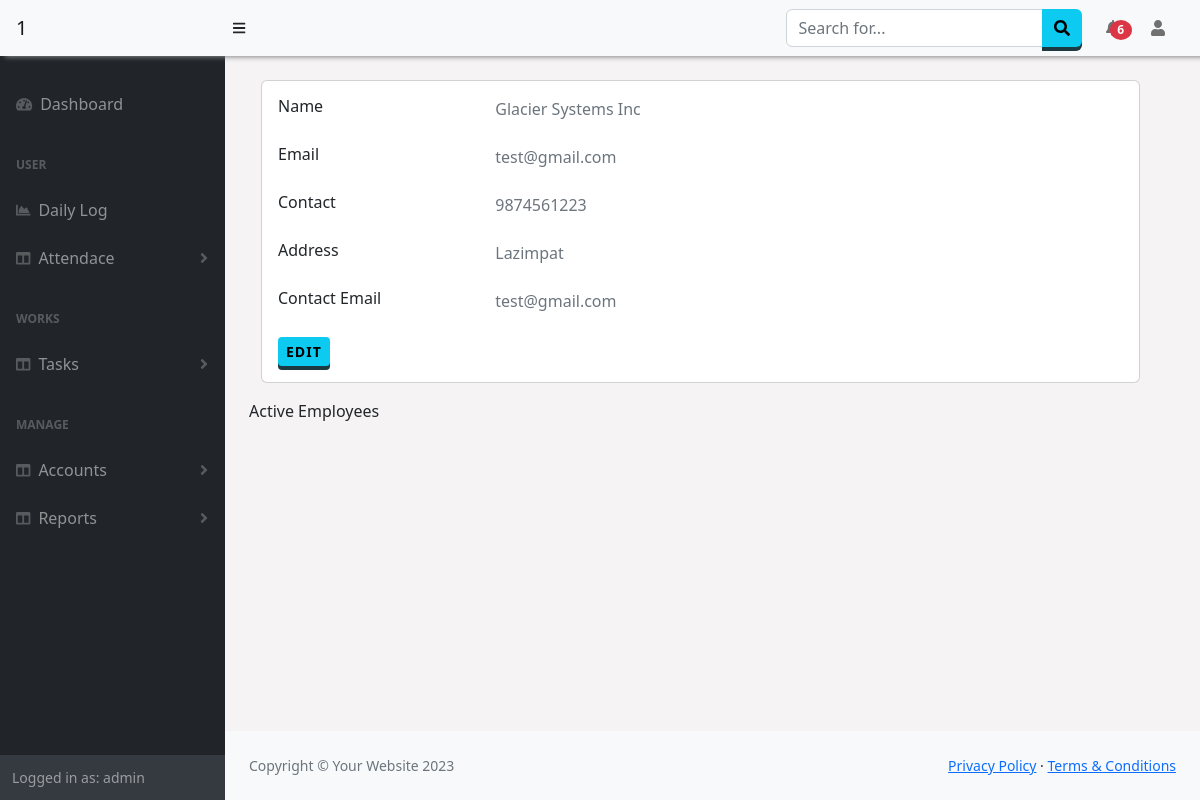
Page /Manage/Company/ (signed in) on the committed database.
### Authentication/models.py (models this page shows, shortened)
class Company(models.Model):
    user = models.ForeignKey(User, null=True, on_delete= models.SET_NULL)
    name = models.CharField(max_length=100)
    address = models.CharField(max_length=100)
    phone1 = models.CharField( max_length=50)
    phone2 = models.CharField( max_length=50)
    email = models.EmailField()
    contact_email =models.EmailField()

### Manager/views.py (the view)
# urls.py: path('Company/',views.company,name="company"),
@login_required
def company(request):
    comp = Company.objects.get(id=1)
    return render(request,'Reports/company.html',{'company':comp})

### Attendance/context_processors.py (called while the page is built)
def getNewLeaves(request):
    if request.user.id:
        is_manager = checkTeams(request)
        if is_manager[1] == True:
            new_leaves = Leave.objects.filter(user__id__in=is_manager[0],approval = 2)
        else:
            today = datetime.datetime.now()
            new_leaves = Leave.objects.filter(user=request.user,date_approved__gte=today.date())
        return {"manager":is_manager[1],'n_leaves':new_leaves}
    else:
        return {}

def getLogApproval(request):
    if request.user.id:
        is_manager = checkTeams(request)
        if is_manager[1] == True:
            l_approval = LogApproval.objects.filter(user__id__in=is_manager[0],request=True)
        else:
            l_approval = LogApproval.objects.filter(user=request.user,status=True)
        return {'n_log_approval':l_approval}
    else:
        return {}

### Manager/views.py (called while the page is built, shortened)
def checkTeams(request):
    is_team = False
    if request.user.is_superuser:
        users = Employees.objects.values('user').filter(company=request.session['comp'])
        is_team=True
    return users,is_team

### Manager/templates/Reports/company.html (shortened to what this page needs)
{% extends "base.html" %}
{% block content %}
<div class="row gutters-sm container">
  <div class="col-md">
    <div class="card mb-3">
      <div class="card-body">
        <div class="row">
          <div class="col-sm-3">
            <h6 class="mb-0">Name</h6>
          </div>
          <div class="col-sm-9 text-secondary">
            {{company.name}}
          </div>
        </div>
        <div class="row mt-4">
          <div class="col-sm-3">
            <h6 class="mb-0">Email</h6>
          </div>
          <div class="col-sm-9 text-secondary">
            {{company.email}}
          </div>
        </div>
        <div class="row mt-4">
          <div class="col-sm-3">
            <h6 class="mb-0">Contact</h6>
          </div>
          <div class="col-sm-9 text-secondary">
            {{company.phone1}}
          </div>
        </div>
        <div class="row mt-4">
          <div class="col-sm-3">
            <h6 class="mb-0">Address</h6>
          </div>
          <div class="col-sm-9 text-secondary">
            {{company.address}}
          </div>
        </div>
        <div class="row mt-4">
          <div class="col-sm-3">
            <h6 class="mb-0">Contact Email</h6>
          </div>
          <div class="col-sm-9 text-secondary">
            {{company.contact_email}}
          </div>
        </div>
        <div class="row mt-4">
          <div class="col-sm-12">
            {% if user.is_superuser %}
            <a class="btn btn-info btn-sm" href="{% url 'company' %}">Edit</a>
            {% endif %}
          </div>
        </div>
      </div>
    </div>
  </div>
</div>
<div>
  Active Employees
</div>
{% endblock %}

### templates/base.html (shortened to what this page needs)
<!DOCTYPE html>
<html lang="en">
    <head>
        <link href="https://cdn.jsdelivr.net/npm/simple-datatables@7.1.2/dist/style.min.css" rel="stylesheet" />
        <link href="https://cdn.datatables.net/1.13.5/css/jquery.dataTables.min.css" rel="stylesheet" />
        <link href="https://cdn.datatables.net/buttons/2.4.1/css/buttons.dataTables.min.css" rel="stylesheet" />
        <link href="/static/css/styles.css" rel="stylesheet" />
        <link href="/static/css/customSB.css" rel="stylesheet" />
    </head>
    <body class="sb-nav-fixed" >
        <nav class="sb-topnav navbar navbar-expand-sm navbar-light bg-light fixed-top" style=" box-shadow: 5px 1px 5px #888888;">
            <a class="navbar-brand ps-3 bg-light" href="{% url 'home' %}">{{request.session.company}}{{request.session.id}}</a>
            <button class="btn btn-link btn-sm order-2 order-lg-0 me-4 me-lg-0" id="sidebarToggle" href="#!"><i class="fas fa-bars"></i></button>
            <form class="d-none d-md-inline-block form-inline ms-auto me-0 me-md-3 my-2 my-md-0">
                <div class="input-group">
                    <input class="form-control" type="text" placeholder="Search for..." aria-label="Search for..." aria-describedby="btnNavbarSearch" />
                    <button class="btn btn-info" id="btnNavbarSearch" type="button"><i class="fas fa-search"></i></button>
                </div>
            </form>
            <ul class="navbar-nav ms-auto ms-md-0 ">
                <li class="nav-item dropdown">
                    <a class="nav-link dropdown-toggle" id="navbarDropdown" href="#" role="button" data-bs-toggle="dropdown" aria-expanded="false"> <span class="badge badge-sm badge-danger badge-counter bg-danger rounded-circle " style="margin-left:-10px;">{% if n_leaves.count|add:n_log_approval.count != 0 %}{{ n_leaves.count|add:n_log_approval.count}}{% endif %}</span></a>
                        </a></li>
                    </ul>
            <ul class="navbar-nav  ms-md-0 me-3 me-lg-4">
                <li class="nav-item dropdown">
                    <a class="nav-link dropdown-toggle" id="navbarDropdown" href="#" role="button" data-bs-toggle="dropdown" aria-expanded="false"><i class="fas fa-user fa-fw"></i></a>
                </li>
            </ul>
        </nav>
        <div id="layoutSidenav" style="background-color:rgb(245, 243, 243);">
            <div id="layoutSidenav_nav">
                <nav class="sb-sidenav accordion sb-sidenav-dark" id="sidenavAccordion" >
                    <div class="sb-sidenav-menu" >
                        <div class="nav">
                            <a class="nav-link mt-4" href="{% url 'home' %}">
                                <div class="sb-nav-link-icon"><i class="fas fa-tachometer-alt"></i></div>
                                <span style="{% if request.path == '/' %}color:white;{% endif %}">Dashboard<span>
                            </a>
                            <div class="sb-sidenav-menu-heading">User</div>
                            <a class="nav-link" href="{% url 'dailylog' %}">
                                <div class="sb-nav-link-icon"><i class="fas fa-chart-area"></i></div>
                                <span style="{% if request.path == '/Worklog/dailylog/' %}color:white;{% endif %}">Daily Log<span>
                            </a>
                            <a class="nav-link collapsed" href="#" data-bs-toggle="collapse" data-bs-target="#collapseAttendance" aria-expanded="false" aria-controls="collapseLayouts">
                                <div class="sb-nav-link-icon"><i class="fas fa-columns"></i></div>
                                Attendace
                                <div class="sb-sidenav-collapse-arrow"><i class="fas fa-angle-down"></i></div>
                            </a>
                            <div class="sb-sidenav-menu-heading">Works</div>
                            <a class="nav-link collapsed" href="#" data-bs-toggle="collapse" data-bs-target="#collapseLayouts" aria-expanded="false" aria-controls="collapseLayouts">
                                <div class="sb-nav-link-icon"><i class="fas fa-columns"></i></div>
                                Tasks
                                <div class="sb-sidenav-collapse-arrow"><i class="fas fa-angle-down"></i></div>
                            </a>
                            <div class="sb-sidenav-menu-heading">Manage</div>
                            <a class="nav-link collapsed" href="#" data-bs-toggle="collapse" data-bs-target="#collapseDetails" aria-expanded="false" aria-controls="collapseLayouts">
                                <div class="sb-nav-link-icon"><i class="fas fa-columns"></i></div>
                                Accounts
                                <div class="sb-sidenav-collapse-arrow"><i class="fas fa-angle-down"></i></div>
                            </a>
                            <a class="nav-link collapsed" href="#" data-bs-toggle="collapse" data-bs-target="#collapseReports" aria-expanded="false" aria-controls="collapseLayouts">
                                <div class="sb-nav-link-icon"><i class="fas fa-columns"></i></div>
                                Reports
                                <div class="sb-sidenav-collapse-arrow"><i class="fas fa-angle-down"></i></div>
                            </a>
                        </div>
                    </div>
                    <div class="sb-sidenav-footer">
                        <div class="small">Logged in as: {{ user.username}}</div>
                    </div>
                </nav>
            </div>
            <div id="layoutSidenav_content" >
                <main class="p-4" >
                    {% block content %}
                {% endblock %}
                </main>
                <footer class="py-4 bg-light mt-auto">
                    <div class="container-fluid px-4">
                        <div class="d-flex align-items-center justify-content-between small">
                            <div class="text-muted">Copyright &copy; Your Website 2023</div>
                            <div>
                                <a href="#">Privacy Policy</a>
                                &middot;
                                <a href="#">Terms &amp; Conditions</a>
                            </div>
                        </div>
                    </div>
                </footer>
            </div>
        </div>
        <link href="https://cdnjs.cloudflare.com/ajax/libs/twitter-bootstrap/5.2.0/css/bootstrap.min.css" rel="stylesheet" type="text/css">
    </body>
</html>

### templates/base.html (style rules this page uses)
.dropdown-toggle:after { display: none !important; }
.navbar,.sb-sidenav { background-color:DodgerBlue important; }
.btn { outline: none; cursor: pointer; border: none !important; display: block; position: relative; font-size: 16px ; font-weight: 600 !important; color: #fff; text-transform: uppercase; letter-spacing: 1px; }
.btn-info { background-color: #5bc0de; box-shadow: 0 4px #1C3A42; }

### rows in the picture
Company: name "Glacier Systems Inc", email "test@gmail.com", phone1 "9874561223", address "Lazimpat", contact_email "test@gmail.com"

### other values in the picture
{{ request.session.id }} "1"
{{ n_leaves.count|add:n_log_approval.count }} "6"
{{ user.username }} "admin"
